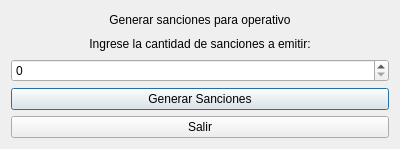
<?xml version="1.0" encoding="UTF-8"?>
<ui version="4.0">
 <class>Dialog</class>
 <widget class="QDialog" name="Dialog">
  <property name="geometry">
   <rect>
    <x>0</x>
    <y>0</y>
    <width>400</width>
    <height>149</height>
   </rect>
  </property>
  <property name="windowTitle">
   <string>Sanciones para operativo</string>
  </property>
  <layout class="QGridLayout" name="gridLayout">
   <item row="2" column="0">
    <widget class="QLabel" name="label_2">
     <property name="styleSheet">
      <string notr="true">font: 11pt &quot;MS Shell Dlg 2&quot;;</string>
     </property>
     <property name="text">
      <string>&lt;html&gt;&lt;head/&gt;&lt;body&gt;&lt;p align=&quot;center&quot;&gt;Ingrese la cantidad de sanciones a emitir:&lt;/p&gt;&lt;/body&gt;&lt;/html&gt;</string>
     </property>
    </widget>
   </item>
   <item row="5" column="0">
    <widget class="QPushButton" name="pushButton_2">
     <property name="styleSheet">
      <string notr="true">font: 10pt &quot;MS Shell Dlg 2&quot;;</string>
     </property>
     <property name="text">
      <string>Salir</string>
     </property>
     <property name="autoDefault">
      <bool>false</bool>
     </property>
    </widget>
   </item>
   <item row="4" column="0">
    <widget class="QPushButton" name="pushButton">
     <property name="styleSheet">
      <string notr="true">font: 10pt &quot;MS Shell Dlg 2&quot;;</string>
     </property>
     <property name="text">
      <string>Generar Sanciones</string>
     </property>
    </widget>
   </item>
   <item row="3" column="0">
    <widget class="QSpinBox" name="spinBox">
     <property name="styleSheet">
      <string notr="true">font: 11pt &quot;MS Shell Dlg 2&quot;;</string>
     </property>
    </widget>
   </item>
   <item row="1" column="0">
    <widget class="QLabel" name="label">
     <property name="styleSheet">
      <string notr="true">font: 11pt &quot;MS Shell Dlg 2&quot;;</string>
     </property>
     <property name="text">
      <string>&lt;html&gt;&lt;head/&gt;&lt;body&gt;&lt;p align=&quot;center&quot;&gt;Generar sanciones para operativo&lt;/p&gt;&lt;/body&gt;&lt;/html&gt;</string>
     </property>
    </widget>
   </item>
  </layout>
 </widget>
 <resources/>
 <connections/>
</ui>
